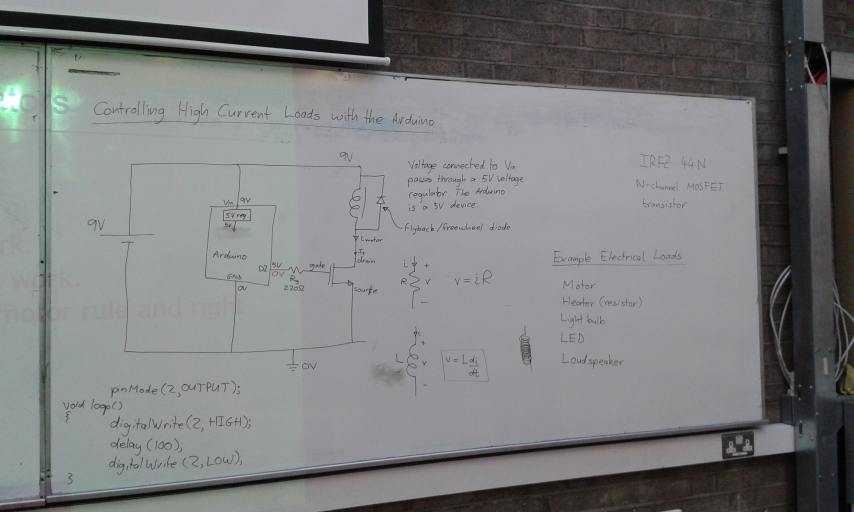
#> input picture web-document-scanner/data/20181017_100333.jpg, 2560 x 1536 px (shown at 1/3 size); its folder holds only this picture in this run
$ python -i document.py   (imports and definitions only)
#> lines starting #> are read from the running program, lines starting #| are printed output that depends on the picture; after the words box and inside, x2 and y2 are one past the last pixel; in counts of white or black regions, pixels touching at a corner belong together
#> further down, picture is the input picture: shape (1536, 2560, 3); mean B, G, R 126.6, 125.6, 124.5
import cv2
import rect
import numpy as np
from hough import generateRectangle

class Scanner(object):
    def __init__(self):
        pass
    def __del__(self):
        pass

    # [47 lines left out: functions auto_canny, four_point_transform, not called in this run]

    def hough(self, image):
        return generateRectangle(image)
    # https://github.com/vipul-sharma20/document-scanner
    def detect_edge(self, image, enabled_transform = False):
#> called with enabled_transform = False
        dst = None
        orig = image.copy()

        gray = cv2.cvtColor(image, cv2.COLOR_BGR2GRAY)
        blurred = cv2.GaussianBlur(gray, (5, 5), 0)
        edged = cv2.Canny(blurred, 0, 20)
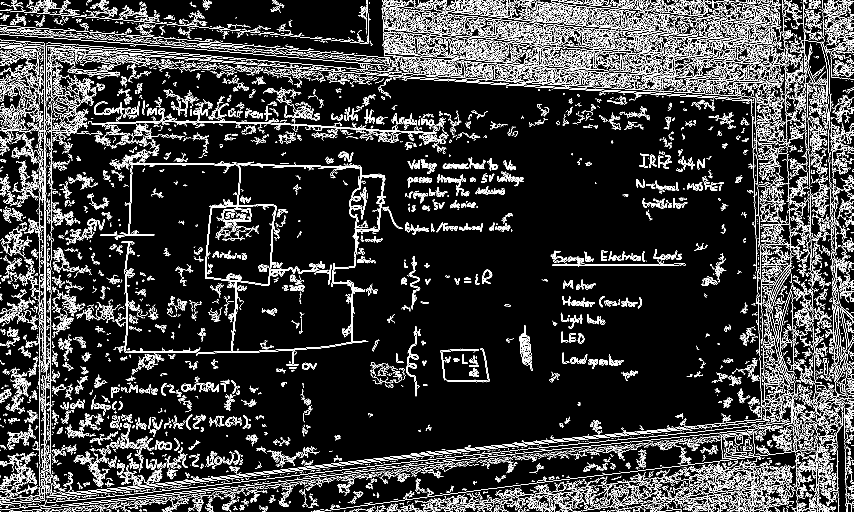
#> edged: shape (1536, 2560) (shown at 1/3 size); 9.5% white in thin lines or dots
        contours, _ = cv2.findContours(edged, cv2.RETR_LIST, cv2.CHAIN_APPROX_NONE)
#> contours = 13985 contours, 11978 with area under 20; largest, box (x1, y1, x2, y2) and area: (363, 489, 1158, 1097) 186344, (696, 494, 1082, 1056) 164817, (1050, 525, 1158, 692) 12337, (668, 615, 754, 696) 3204, (275, 325, 1319, 402) 3085

        contours = sorted(contours, key=cv2.contourArea, reverse=True)

        for cnt in contours:
            epsilon = 0.051 * cv2.arcLength(cnt, True)
            approx = cv2.approxPolyDP(cnt, epsilon, True)

            if len(approx) == 4:
                target = approx
                cv2.drawContours(image, [target], -1, (0, 255, 0), 2)

                if enabled_transform:
                    approx = rect.rectify(target)
                    # pts2 = np.float32([[0,0],[800,0],[800,800],[0,800]])
                    # M = cv2.getPerspectiveTransform(approx,pts2)
                    # dst = cv2.warpPerspective(orig,M,(800,800))
                    dst = self.four_point_transform(orig, approx)
                break
#> this loop made 1 pass
#> (epsilon, target) on pass 1: (438.5, [[391, 492], [826, 627], [374, 1056], [1104, 1025]])
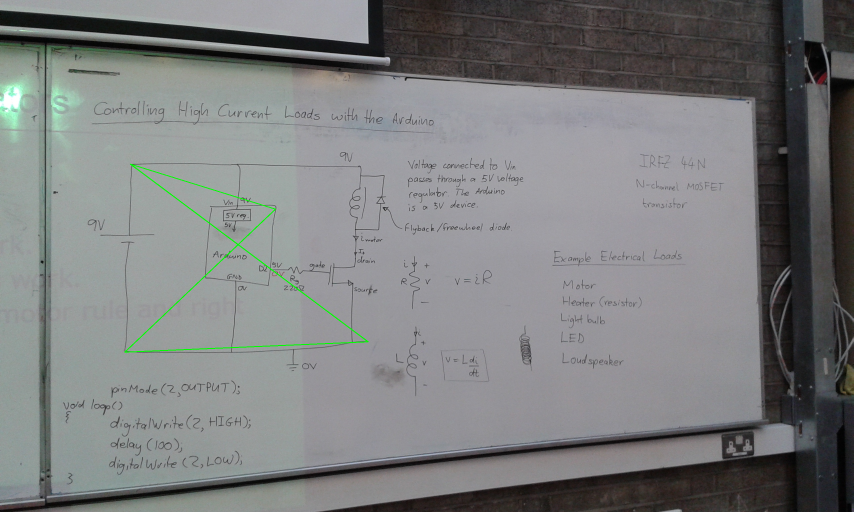
#> image: shape (1536, 2560, 3) (shown at 1/3 size); 0.21% of pixels changed, all inside (x1, y1, x2, y2) = (373, 491, 1106, 1058)

        return image, dst


>>> import cv2
>>> picture = cv2.imread('data/20181017_100333.jpg')
>>> result = Scanner().detect_edge(picture)

$ run again, on web-document-scanner/data/EDpQtByXUAMkq0d.jpg
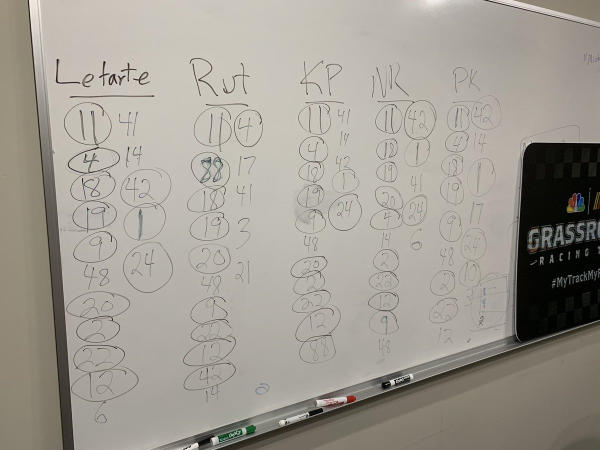
#> input picture web-document-scanner/data/EDpQtByXUAMkq0d.jpg, 1200 x 900 px (shown at 1/2 size)
#> picture is the input picture: shape (900, 1200, 3); mean B, G, R 146.3, 155.6, 160
#> in detect_edge, `edged = cv2.Canny(blurred, 0, 20)`:
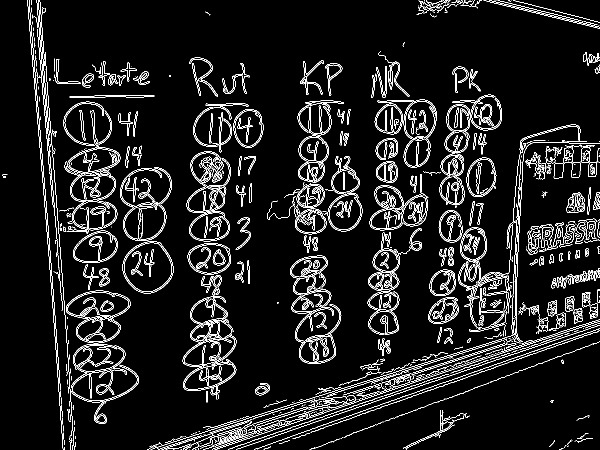
#> edged: shape (900, 1200) (shown at 1/2 size); 7.3% white in thin lines or dots
#> contours = 1513 contours, 1018 with area under 20; largest, box (x1, y1, x2, y2) and area: (132, 581, 261, 687) 9060, (245, 482, 347, 587) 7969, (248, 485, 344, 584) 6994, (583, 582, 672, 728) 5075, (755, 199, 874, 335) 4582
#> the loop in detect_edge, `for cnt in contours:` made 2 passes
#> (epsilon, target) on pass 2: (17.15, [[318, 484], [248, 518], [278, 583], [343, 554]])
#> after the loop in detect_edge, `for cnt in contours:`:
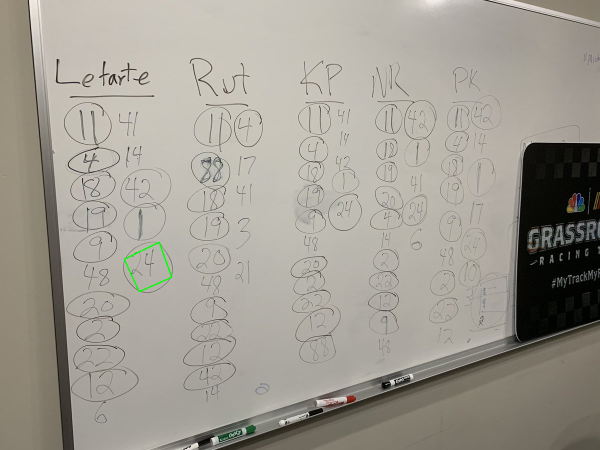
#> image: shape (900, 1200, 3) (shown at 1/2 size); 0.07% of pixels changed, all inside (x1, y1, x2, y2) = (247, 483, 345, 585)

$ run again, on web-document-scanner/data/IMG_2913.jpg
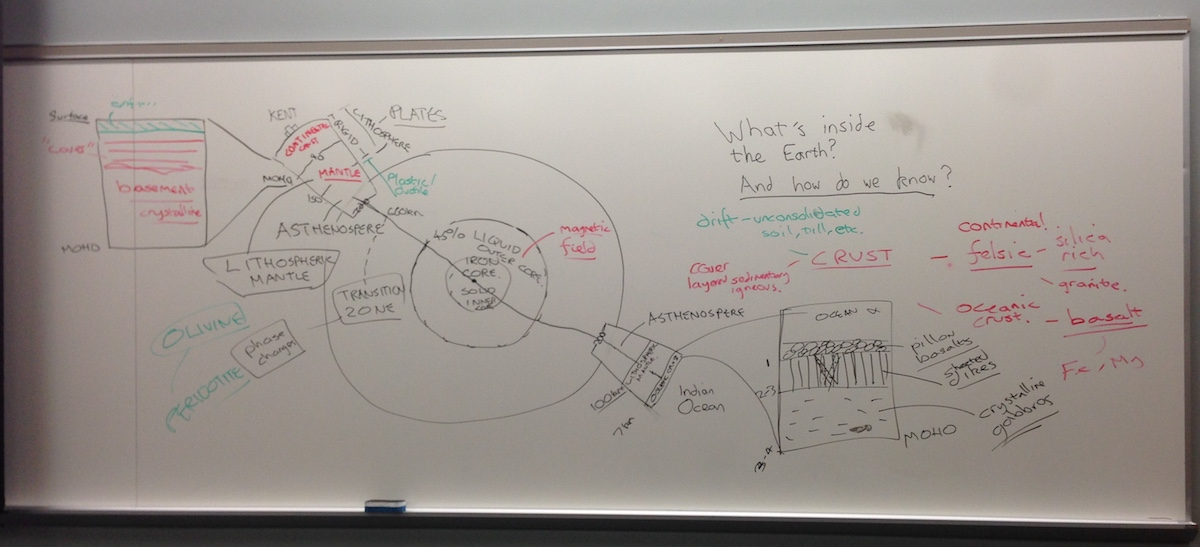
#> input picture web-document-scanner/data/IMG_2913.jpg, 1200 x 547 px
#> picture is the input picture: shape (547, 1200, 3); mean B, G, R 143.5, 149.3, 156.5
#> in detect_edge, `edged = cv2.Canny(blurred, 0, 20)`:
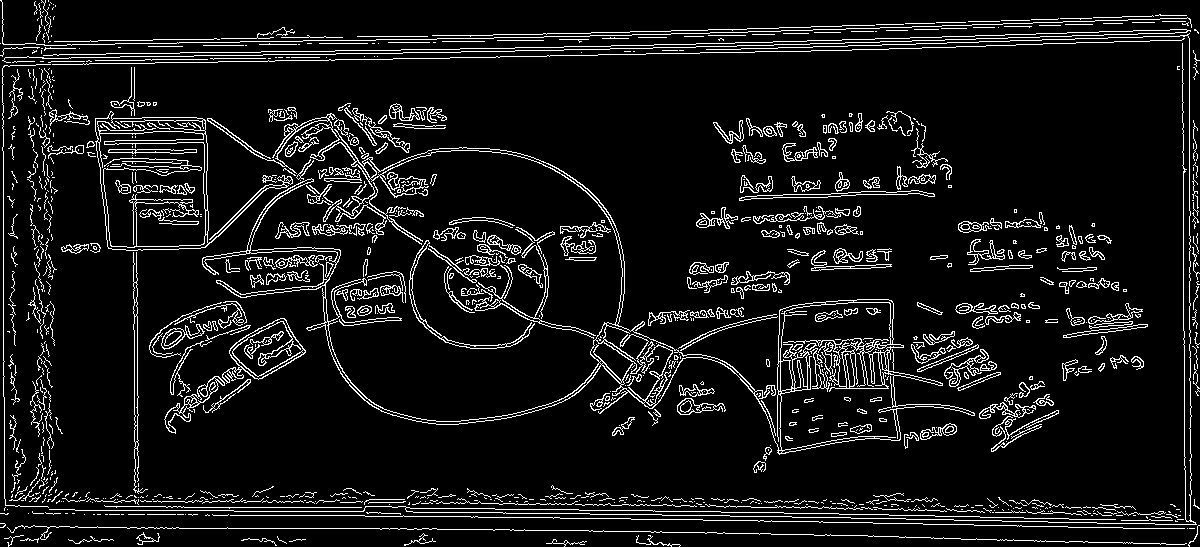
#> edged: shape (547, 1200); 8.4% white in thin lines or dots
#> contours = 1647 contours, 1184 with area under 20; largest, box (x1, y1, x2, y2) and area: (202, 113, 975, 455) 25990, (95, 111, 293, 251) 14094, (779, 302, 975, 451) 12206, (96, 131, 209, 251) 11336, (222, 318, 306, 384) 2790
#> the loop in detect_edge, `for cnt in contours:` made 5 passes
#> (epsilon, target) on pass 5: (18.21, [[284, 318], [230, 348], [226, 383], [305, 352]])
#> after the loop in detect_edge, `for cnt in contours:`:
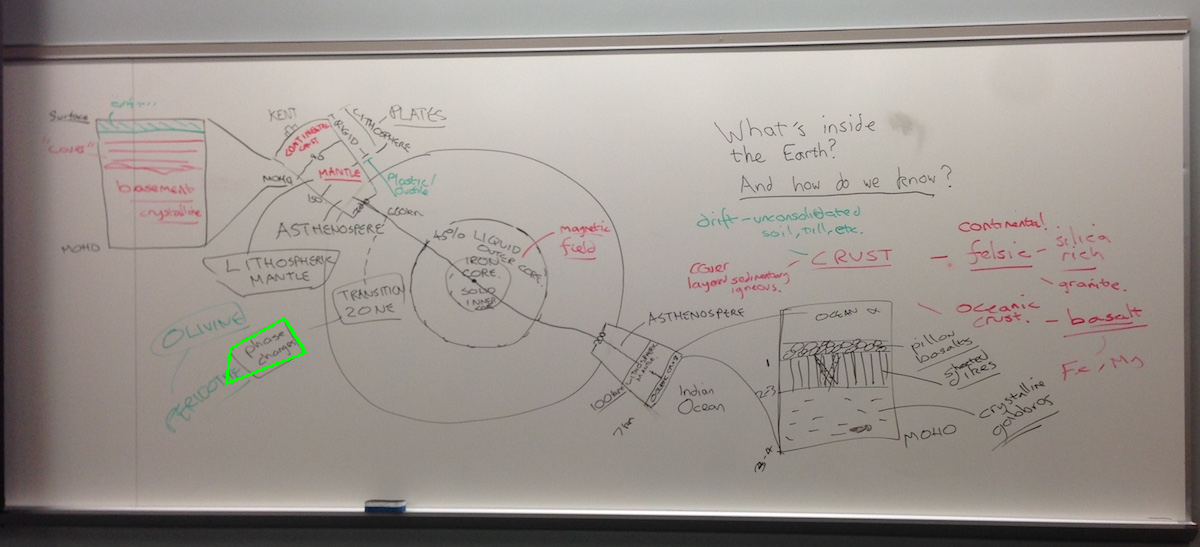
#> image: shape (547, 1200, 3); 0.1% of pixels changed, all inside (x1, y1, x2, y2) = (225, 317, 307, 385)
